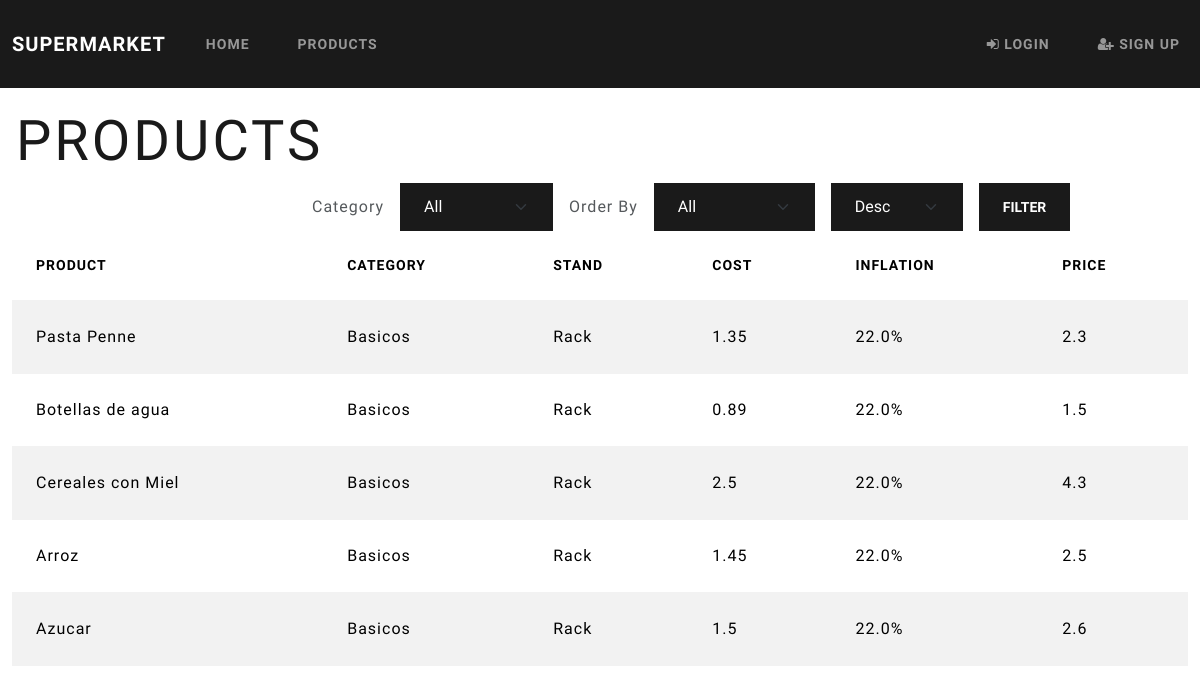
Screenshot of /products/ with the database file from the repository.
### DB/models/products.py (models this page shows, shortened)
class Product(Base):
    __tablename__ = "products"
    product_id = Column(Integer, primary_key=True, autoincrement=True)
    product = Column(String(150), unique=True, nullable=False)
    category_id = Column(Integer, ForeignKey('categories.category_id'))
    stand = Column(String(150), nullable=False)
    cost_unit = Column(Float, nullable=False)
    inflation_rate = Column(Float, nullable=False)
    price = Column(Float, nullable=False)
    category = relationship("Category", backref="products")

### DB/models/categories.py (models this page shows, shortened)
class Category(Base):
    __tablename__ = "categories"
    category_id = Column(Integer, primary_key=True, autoincrement=True)
    category = Column(String(150), unique=True, nullable=False)

### blueprints/products.py (the view, shortened to what this page needs)
@products_bp.route('/', methods=['GET', 'POST'])
def products():
    products = db.get_all(Product)
    categories = db.get_all(Category)
    return render_template('products.html', products=products,categories=categories)

### DB/__init__.py (called while the page is built)
    def get_all(self, model, order_by: str = None, order="asc"):
        print("order: ", order)
        query = self.session.query(model)
        if order_by:
            query = self.__order_by(query, model, order_by, order)
        return query.all()

### templates/products.html (shortened to what this page needs)
{% extends "layout.html" %}
{% block content %}
<main class="container-fluid mt-3">
    <div class="row">
        <div class="col-6">
            <h1 class="display-4 ps-1 pt-1">Products</h1>
        </div>
        <div class="col-6 align-items-center d-flex justify-content-end">
        </div>
    </div>
    <div class="row">
        <div class="col-auto offset-3">
            <form action="{{ url_for('products.products') }}" method="POST">
                <div class="row g-3 align-items-center">
                    <div class="col-auto">
                        <label class="form-label mb-0" for="category_id">Category</label>
                    </div>
                    <div class="col-auto">
                        <select class="form-select bg-primary text-white" name="category_id">
                            <option value="" selected>All</option>
                        </select>
                    </div>
                    <div class="col-auto">
                        <label class="form-label mb-0" for="order_by">Order By</label>
                    </div>
                    <div class="col-auto ">
                        <select class="form-select bg-primary text-white" name="order_by">
                            <option value="" selected>All</option>
                        </select>
                    </div>
                    <div class="col-auto">
                        <select name="order" id="order" class="form-select bg-primary text-white">
                            <option value="desc">Desc</option>
                        </select>
                    </div>
                    <div class="col-auto">
                        <button type="submit" class="btn btn-primary">Filter</button>
                    </div>
                </div>
            </form>
        </div>
    </div>
    {% if products|length != 0 %}
    <table class="table table-striped table-hover">
        <thead>
            <tr>
                <th scope="col">Product</th>
                <th scope="col">Category</th>
                <th scope="col">Stand</th>
                <th scope="col">Cost</th>
                <th scope="col">Inflation</th>
                <th scope="col">Price</th>
            </tr>
        </thead>
        <tbody>
            {% for product in products %}
            <tr class="align-middle">
                <td>{{ product.product }}</td>
                <td>{{ product.category.category }}</td>
                <td>{{ product.stand }}</td>
                <td>{{ product.cost_unit }}</td>
                <td>{{ product.inflation_rate }}%</td>
                <td>{{ product.price }}</td>
            </tr>
            {% endfor %}
        </tbody>
    </table>
    {% else %}
    <h3 class="text-center mt-3">No Products Found</h3>
    {% endif %}
</main>
{% endblock content %}

### templates/layout.html (shortened to what this page needs)
<!DOCTYPE html>
<html lang="en">
<head>
    <link rel="stylesheet" href="{{ url_for('static', filename='css/bootstrap.min.css') }}">
    <link rel="stylesheet" href="https://cdnjs.cloudflare.com/ajax/libs/font-awesome/4.7.0/css/font-awesome.min.css">
    <link rel="stylesheet" href="{{ url_for('static', filename='css/style.css') }}">
</head>
<body>
    <header>
        <nav class="navbar navbar-expand-lg navbar-dark bg-primary" data-bs-theme="dark">
            <div class="container-fluid">
                <a href="#" class="navbar-brand">SuperMarket</a>
                <div class="collapse navbar-collapse" id="navbarNav">
                    <ul class="navbar-nav flex-grow-1">
                        <li class="nav-item">
                            <a href="{{ url_for('index') }}" class="nav-link me-auto p-2">Home</a>
                        </li>
                        <li class="nav-item">
                            <a href="{{ url_for('products.products') }}" class="nav-link me-auto p-2">Products</a>
                        </li>
                        {% if current_user.is_authenticated %}
                        <li class="nav-item">
                            <a href="#" class="nav-link me-auto p-2">Tools</a>
                        </li>
                        <li class="nav-item">
                            <a href="{{ url_for('statistics') }}" class="nav-link me-auto p-2">Statistics</a>
                        </li>
                        <li class="nav-item ms-auto dropdown">
                            <a href="#" class="nav-link dropdown-toggle p-2" role="button" data-bs-toggle="dropdown" aria-expanded="false">
                                <i class="fa fa-user"></i> {{ current_user.username }}
                            </a>
                            <ul class="dropdown-menu">
                                <li><a href="{{ url_for('user.profile') }}" class="dropdown-item">Profile</a></li>
                                <li><a href="{{ url_for('auth.logout') }}" class="dropdown-item">Logout</a></li>
                            </ul>
                        </li>
                        {% else %}
                            <li class="nav-item ms-auto">
                                <a href="{{ url_for('auth.login') }}" class="nav-link p-2"><i class="fa fa-sign-in"></i> Login</a>
                            </li>
                            <li>
                                <a href="{{ url_for('auth.signup') }}" class="nav-link p-2"><i class="fa fa-user-plus"></i> Sign Up</a>
                            </li>
                        {% endif %}
                    </ul>
                </div>
            </div>
        </nav>
    </header>
    {% block content %}
    {% endblock content %}
</body>
</html>

### rows the page displays
Product: product "Pasta Penne", category.category "Basicos", stand "Rack", cost_unit "1.35", inflation_rate "22.0", price "2.3"
Product: product "Botellas de agua", category.category "Basicos", stand "Rack", cost_unit "0.89", inflation_rate "22.0", price "1.5"
Product: product "Cereales con Miel", category.category "Basicos", stand "Rack", cost_unit "2.5", inflation_rate "22.0", price "4.3"
Product: product "Arroz", category.category "Basicos", stand "Rack", cost_unit "1.45", inflation_rate "22.0", price "2.5"
Product: product "Azucar", category.category "Basicos", stand "Rack", cost_unit "1.5", inflation_rate "22.0", price "2.6"
